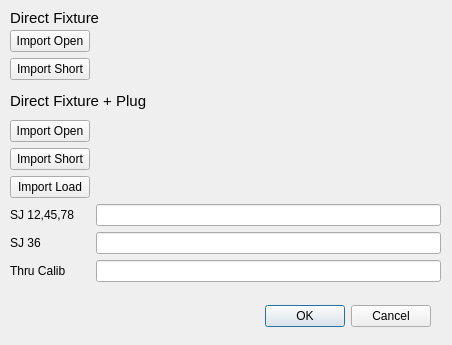
<?xml version="1.0" encoding="UTF-8"?>
<ui version="4.0">
 <class>PlugImportDialog</class>
 <widget class="QDialog" name="PlugImportDialog">
  <property name="geometry">
   <rect>
    <x>0</x>
    <y>0</y>
    <width>452</width>
    <height>345</height>
   </rect>
  </property>
  <property name="windowTitle">
   <string>Import Plug SNPs</string>
  </property>
  <widget class="QDialogButtonBox" name="buttonBox">
   <property name="geometry">
    <rect>
     <x>30</x>
     <y>300</y>
     <width>401</width>
     <height>32</height>
    </rect>
   </property>
   <property name="orientation">
    <enum>Qt::Horizontal</enum>
   </property>
   <property name="standardButtons">
    <set>QDialogButtonBox::Cancel|QDialogButtonBox::Ok</set>
   </property>
  </widget>
  <widget class="QWidget" name="formLayoutWidget">
   <property name="geometry">
    <rect>
     <x>10</x>
     <y>30</y>
     <width>431</width>
     <height>61</height>
    </rect>
   </property>
   <layout class="QFormLayout" name="formLayout">
    <item row="0" column="0">
     <widget class="QPushButton" name="dfOpenBtn">
      <property name="text">
       <string>Import Open</string>
      </property>
     </widget>
    </item>
    <item row="1" column="0">
     <widget class="QPushButton" name="dfShortBtn">
      <property name="text">
       <string>Import Short</string>
      </property>
     </widget>
    </item>
    <item row="0" column="1">
     <widget class="QLabel" name="dfOpenLabel">
      <property name="text">
       <string/>
      </property>
     </widget>
    </item>
    <item row="1" column="1">
     <widget class="QLabel" name="dfShortLabel">
      <property name="text">
       <string/>
      </property>
     </widget>
    </item>
   </layout>
  </widget>
  <widget class="QLabel" name="label_3">
   <property name="geometry">
    <rect>
     <x>10</x>
     <y>10</y>
     <width>101</width>
     <height>16</height>
    </rect>
   </property>
   <property name="font">
    <font>
     <pointsize>11</pointsize>
    </font>
   </property>
   <property name="text">
    <string>Direct Fixture</string>
   </property>
  </widget>
  <widget class="QLabel" name="label_4">
   <property name="geometry">
    <rect>
     <x>10</x>
     <y>90</y>
     <width>141</width>
     <height>21</height>
    </rect>
   </property>
   <property name="font">
    <font>
     <pointsize>11</pointsize>
    </font>
   </property>
   <property name="text">
    <string>Direct Fixture + Plug</string>
   </property>
  </widget>
  <widget class="QWidget" name="formLayoutWidget_2">
   <property name="geometry">
    <rect>
     <x>10</x>
     <y>120</y>
     <width>431</width>
     <height>180</height>
    </rect>
   </property>
   <layout class="QFormLayout" name="formLayout_2">
    <item row="0" column="0">
     <widget class="QPushButton" name="openBtn">
      <property name="text">
       <string>Import Open</string>
      </property>
     </widget>
    </item>
    <item row="0" column="1">
     <widget class="QLabel" name="openLabel">
      <property name="text">
       <string/>
      </property>
     </widget>
    </item>
    <item row="1" column="0">
     <widget class="QPushButton" name="shortBtn">
      <property name="text">
       <string>Import Short</string>
      </property>
     </widget>
    </item>
    <item row="1" column="1">
     <widget class="QLabel" name="shortLabel">
      <property name="text">
       <string/>
      </property>
     </widget>
    </item>
    <item row="2" column="0">
     <widget class="QPushButton" name="loadBtn">
      <property name="text">
       <string>Import Load</string>
      </property>
     </widget>
    </item>
    <item row="3" column="0">
     <widget class="QLabel" name="sJ124578Label">
      <property name="text">
       <string>SJ 12,45,78</string>
      </property>
     </widget>
    </item>
    <item row="3" column="1">
     <widget class="QLineEdit" name="sJ12LineEdit"/>
    </item>
    <item row="4" column="0">
     <widget class="QLabel" name="sJ36Label">
      <property name="text">
       <string>SJ 36</string>
      </property>
     </widget>
    </item>
    <item row="4" column="1">
     <widget class="QLineEdit" name="sJ36LineEdit"/>
    </item>
    <item row="5" column="0">
     <widget class="QLabel" name="thruCalibLabel">
      <property name="text">
       <string>Thru Calib</string>
      </property>
     </widget>
    </item>
    <item row="5" column="1">
     <widget class="QLineEdit" name="thruCalibLineEdit"/>
    </item>
    <item row="2" column="1">
     <widget class="QLabel" name="loadLabel">
      <property name="text">
       <string/>
      </property>
     </widget>
    </item>
   </layout>
  </widget>
 </widget>
 <resources/>
 <connections>
  <connection>
   <sender>buttonBox</sender>
   <signal>accepted()</signal>
   <receiver>PlugImportDialog</receiver>
   <slot>accept()</slot>
   <hints>
    <hint type="sourcelabel">
     <x>248</x>
     <y>254</y>
    </hint>
    <hint type="destinationlabel">
     <x>157</x>
     <y>274</y>
    </hint>
   </hints>
  </connection>
  <connection>
   <sender>buttonBox</sender>
   <signal>rejected()</signal>
   <receiver>PlugImportDialog</receiver>
   <slot>reject()</slot>
   <hints>
    <hint type="sourcelabel">
     <x>316</x>
     <y>260</y>
    </hint>
    <hint type="destinationlabel">
     <x>286</x>
     <y>274</y>
    </hint>
   </hints>
  </connection>
 </connections>
</ui>
